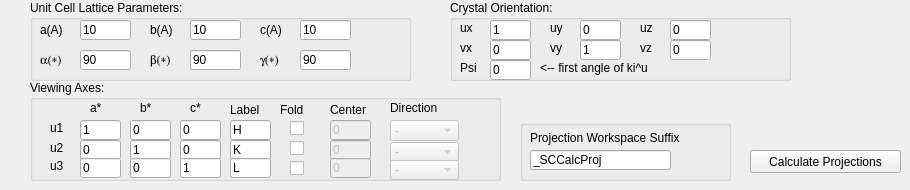
     <widget class="QWidget" name="SingleCrystalTab">
      <attribute name="title">
       <string>Single Crystal</string>
      </attribute>
      <widget class="QGroupBox" name="groupBoxViewingAxes">
       <property name="geometry">
        <rect>
         <x>30</x>
         <y>80</y>
         <width>471</width>
         <height>101</height>
        </rect>
       </property>
       <property name="title">
        <string>Viewing Axes:</string>
       </property>
       <widget class="QLineEdit" name="lineEditSCVAu2c">
        <property name="geometry">
         <rect>
          <x>150</x>
          <y>60</y>
          <width>41</width>
          <height>20</height>
         </rect>
        </property>
        <property name="text">
         <string>0</string>
        </property>
       </widget>
       <widget class="QLineEdit" name="lineEditSCVAu2a">
        <property name="geometry">
         <rect>
          <x>50</x>
          <y>60</y>
          <width>41</width>
          <height>20</height>
         </rect>
        </property>
        <property name="text">
         <string>0</string>
        </property>
       </widget>
       <widget class="QLabel" name="label_20">
        <property name="geometry">
         <rect>
          <x>20</x>
          <y>40</y>
          <width>21</width>
          <height>16</height>
         </rect>
        </property>
        <property name="text">
         <string>u1</string>
        </property>
       </widget>
       <widget class="QLineEdit" name="lineEditSCVAu1a">
        <property name="geometry">
         <rect>
          <x>50</x>
          <y>40</y>
          <width>41</width>
          <height>20</height>
         </rect>
        </property>
        <property name="text">
         <string>1</string>
        </property>
       </widget>
       <widget class="QLabel" name="label_19">
        <property name="geometry">
         <rect>
          <x>20</x>
          <y>60</y>
          <width>21</width>
          <height>16</height>
         </rect>
        </property>
        <property name="text">
         <string>u2</string>
        </property>
       </widget>
       <widget class="QLabel" name="label_21">
        <property name="geometry">
         <rect>
          <x>110</x>
          <y>20</y>
          <width>21</width>
          <height>16</height>
         </rect>
        </property>
        <property name="text">
         <string>b*</string>
        </property>
       </widget>
       <widget class="QLineEdit" name="lineEditSCVAu1c">
        <property name="geometry">
         <rect>
          <x>150</x>
          <y>40</y>
          <width>41</width>
          <height>20</height>
         </rect>
        </property>
        <property name="text">
         <string>0</string>
        </property>
       </widget>
       <widget class="QLabel" name="label_22">
        <property name="geometry">
         <rect>
          <x>160</x>
          <y>20</y>
          <width>21</width>
          <height>16</height>
         </rect>
        </property>
        <property name="text">
         <string>c*</string>
        </property>
       </widget>
       <widget class="QLineEdit" name="lineEditSCVAu2b">
        <property name="geometry">
         <rect>
          <x>100</x>
          <y>60</y>
          <width>41</width>
          <height>20</height>
         </rect>
        </property>
        <property name="text">
         <string>1</string>
        </property>
       </widget>
       <widget class="QLabel" name="label_23">
        <property name="geometry">
         <rect>
          <x>60</x>
          <y>20</y>
          <width>21</width>
          <height>16</height>
         </rect>
        </property>
        <property name="text">
         <string>a*</string>
        </property>
       </widget>
       <widget class="QLineEdit" name="lineEditSCVAu1b">
        <property name="geometry">
         <rect>
          <x>100</x>
          <y>40</y>
          <width>41</width>
          <height>20</height>
         </rect>
        </property>
        <property name="text">
         <string>0</string>
        </property>
       </widget>
       <widget class="QLabel" name="label_25">
        <property name="geometry">
         <rect>
          <x>200</x>
          <y>20</y>
          <width>51</width>
          <height>20</height>
         </rect>
        </property>
        <property name="text">
         <string>Label</string>
        </property>
       </widget>
       <widget class="QLineEdit" name="lineEditSCVAu2Label">
        <property name="geometry">
         <rect>
          <x>200</x>
          <y>60</y>
          <width>41</width>
          <height>20</height>
         </rect>
        </property>
        <property name="text">
         <string>K</string>
        </property>
       </widget>
       <widget class="QLineEdit" name="lineEditSCVAu1Label">
        <property name="geometry">
         <rect>
          <x>200</x>
          <y>40</y>
          <width>41</width>
          <height>20</height>
         </rect>
        </property>
        <property name="text">
         <string>H</string>
        </property>
       </widget>
       <widget class="QCheckBox" name="checkBoxSCVAu1Fold">
        <property name="enabled">
         <bool>true</bool>
        </property>
        <property name="geometry">
         <rect>
          <x>260</x>
          <y>40</y>
          <width>21</width>
          <height>17</height>
         </rect>
        </property>
        <property name="text">
         <string/>
        </property>
        <property name="tristate">
         <bool>false</bool>
        </property>
       </widget>
       <widget class="QCheckBox" name="checkBoxSCVAu2Fold">
        <property name="enabled">
         <bool>true</bool>
        </property>
        <property name="geometry">
         <rect>
          <x>260</x>
          <y>60</y>
          <width>21</width>
          <height>17</height>
         </rect>
        </property>
        <property name="text">
         <string/>
        </property>
       </widget>
       <widget class="QLabel" name="label_26">
        <property name="geometry">
         <rect>
          <x>250</x>
          <y>20</y>
          <width>51</width>
          <height>20</height>
         </rect>
        </property>
        <property name="text">
         <string>Fold</string>
        </property>
       </widget>
       <widget class="QLabel" name="label_27">
        <property name="geometry">
         <rect>
          <x>300</x>
          <y>20</y>
          <width>61</width>
          <height>20</height>
         </rect>
        </property>
        <property name="text">
         <string>Center</string>
        </property>
       </widget>
       <widget class="QLineEdit" name="lineEditSCVAu1Center">
        <property name="enabled">
         <bool>false</bool>
        </property>
        <property name="geometry">
         <rect>
          <x>300</x>
          <y>40</y>
          <width>41</width>
          <height>20</height>
         </rect>
        </property>
        <property name="text">
         <string>0</string>
        </property>
       </widget>
       <widget class="QLineEdit" name="lineEditSCVAu2Center">
        <property name="enabled">
         <bool>false</bool>
        </property>
        <property name="geometry">
         <rect>
          <x>300</x>
          <y>60</y>
          <width>41</width>
          <height>20</height>
         </rect>
        </property>
        <property name="text">
         <string>0</string>
        </property>
       </widget>
       <widget class="QLabel" name="label_28">
        <property name="geometry">
         <rect>
          <x>360</x>
          <y>20</y>
          <width>101</width>
          <height>16</height>
         </rect>
        </property>
        <property name="text">
         <string>Direction</string>
        </property>
       </widget>
       <widget class="QComboBox" name="comboBoxSCVAu1Direction">
        <property name="enabled">
         <bool>false</bool>
        </property>
        <property name="geometry">
         <rect>
          <x>360</x>
          <y>40</y>
          <width>69</width>
          <height>21</height>
         </rect>
        </property>
        <item>
         <property name="text">
          <string>-</string>
         </property>
        </item>
        <item>
         <property name="text">
          <string>Auto</string>
         </property>
        </item>
        <item>
         <property name="text">
          <string>+</string>
         </property>
        </item>
       </widget>
       <widget class="QComboBox" name="comboBoxSCVAu2Direction">
        <property name="enabled">
         <bool>false</bool>
        </property>
        <property name="geometry">
         <rect>
          <x>360</x>
          <y>62</y>
          <width>69</width>
          <height>20</height>
         </rect>
        </property>
        <item>
         <property name="text">
          <string>-</string>
         </property>
        </item>
        <item>
         <property name="text">
          <string>Auto</string>
         </property>
        </item>
        <item>
         <property name="text">
          <string>+</string>
         </property>
        </item>
       </widget>
       <widget class="QLineEdit" name="lineEditSCVAu3Label">
        <property name="geometry">
         <rect>
          <x>200</x>
          <y>78</y>
          <width>41</width>
          <height>20</height>
         </rect>
        </property>
        <property name="text">
         <string>L</string>
        </property>
       </widget>
       <widget class="QLineEdit" name="lineEditSCVAu3a">
        <property name="geometry">
         <rect>
          <x>50</x>
          <y>78</y>
          <width>41</width>
          <height>20</height>
         </rect>
        </property>
        <property name="text">
         <string>0</string>
        </property>
       </widget>
       <widget class="QCheckBox" name="checkBoxSCVAu3Fold">
        <property name="enabled">
         <bool>true</bool>
        </property>
        <property name="geometry">
         <rect>
          <x>260</x>
          <y>80</y>
          <width>21</width>
          <height>17</height>
         </rect>
        </property>
        <property name="text">
         <string/>
        </property>
       </widget>
       <widget class="QLabel" name="label_92">
        <property name="geometry">
         <rect>
          <x>20</x>
          <y>78</y>
          <width>21</width>
          <height>16</height>
         </rect>
        </property>
        <property name="text">
         <string>u3</string>
        </property>
       </widget>
       <widget class="QLineEdit" name="lineEditSCVAu3Center">
        <property name="enabled">
         <bool>false</bool>
        </property>
        <property name="geometry">
         <rect>
          <x>300</x>
          <y>78</y>
          <width>41</width>
          <height>20</height>
         </rect>
        </property>
        <property name="text">
         <string>0</string>
        </property>
       </widget>
       <widget class="QLineEdit" name="lineEditSCVAu3c">
        <property name="geometry">
         <rect>
          <x>150</x>
          <y>78</y>
          <width>41</width>
          <height>20</height>
         </rect>
        </property>
        <property name="text">
         <string>1</string>
        </property>
       </widget>
       <widget class="QLineEdit" name="lineEditSCVAu3b">
        <property name="geometry">
         <rect>
          <x>100</x>
          <y>78</y>
          <width>41</width>
          <height>20</height>
         </rect>
        </property>
        <property name="text">
         <string>0</string>
        </property>
       </widget>
       <widget class="QComboBox" name="comboBoxSCVAu3Direction">
        <property name="enabled">
         <bool>false</bool>
        </property>
        <property name="geometry">
         <rect>
          <x>360</x>
          <y>80</y>
          <width>69</width>
          <height>20</height>
         </rect>
        </property>
        <item>
         <property name="text">
          <string>-</string>
         </property>
        </item>
        <item>
         <property name="text">
          <string>Auto</string>
         </property>
        </item>
        <item>
         <property name="text">
          <string>+</string>
         </property>
        </item>
       </widget>
      </widget>
      <widget class="QGroupBox" name="groupBoxSCUnitCellLatticeParams">
       <property name="geometry">
        <rect>
         <x>30</x>
         <y>0</y>
         <width>381</width>
         <height>81</height>
        </rect>
       </property>
       <property name="title">
        <string>Unit Cell Lattice Parameters:</string>
       </property>
       <widget class="QLineEdit" name="lineEditUCa">
        <property name="geometry">
         <rect>
          <x>50</x>
          <y>20</y>
          <width>51</width>
          <height>20</height>
         </rect>
        </property>
        <property name="text">
         <string>10</string>
        </property>
       </widget>
       <widget class="QLineEdit" name="lineEditUCb">
        <property name="geometry">
         <rect>
          <x>160</x>
          <y>20</y>
          <width>51</width>
          <height>20</height>
         </rect>
        </property>
        <property name="text">
         <string>10</string>
        </property>
       </widget>
       <widget class="QLineEdit" name="lineEditUCc">
        <property name="geometry">
         <rect>
          <x>270</x>
          <y>20</y>
          <width>51</width>
          <height>20</height>
         </rect>
        </property>
        <property name="text">
         <string>10</string>
        </property>
       </widget>
       <widget class="QLabel" name="label_5">
        <property name="geometry">
         <rect>
          <x>10</x>
          <y>20</y>
          <width>41</width>
          <height>20</height>
         </rect>
        </property>
        <property name="text">
         <string>a(A)</string>
        </property>
       </widget>
       <widget class="QLabel" name="label_6">
        <property name="geometry">
         <rect>
          <x>120</x>
          <y>20</y>
          <width>41</width>
          <height>20</height>
         </rect>
        </property>
        <property name="text">
         <string>b(A)</string>
        </property>
       </widget>
       <widget class="QLabel" name="label_7">
        <property name="geometry">
         <rect>
          <x>230</x>
          <y>20</y>
          <width>41</width>
          <height>20</height>
         </rect>
        </property>
        <property name="text">
         <string>c(A)</string>
        </property>
       </widget>
       <widget class="QLabel" name="labelSCUCalpha">
        <property name="geometry">
         <rect>
          <x>10</x>
          <y>50</y>
          <width>41</width>
          <height>20</height>
         </rect>
        </property>
        <property name="font">
         <font>
          <family>Symbol</family>
         </font>
        </property>
        <property name="text">
         <string>a(*)</string>
        </property>
       </widget>
       <widget class="QLineEdit" name="lineEditUCbeta">
        <property name="geometry">
         <rect>
          <x>160</x>
          <y>50</y>
          <width>51</width>
          <height>20</height>
         </rect>
        </property>
        <property name="text">
         <string>90</string>
        </property>
       </widget>
       <widget class="QLabel" name="labelSCUCgamma">
        <property name="geometry">
         <rect>
          <x>230</x>
          <y>50</y>
          <width>41</width>
          <height>20</height>
         </rect>
        </property>
        <property name="font">
         <font>
          <family>Symbol</family>
         </font>
        </property>
        <property name="text">
         <string>g(*)</string>
        </property>
       </widget>
       <widget class="QLineEdit" name="lineEditUCgamma">
        <property name="geometry">
         <rect>
          <x>270</x>
          <y>50</y>
          <width>51</width>
          <height>20</height>
         </rect>
        </property>
        <property name="text">
         <string>90</string>
        </property>
       </widget>
       <widget class="QLineEdit" name="lineEditUCalpha">
        <property name="geometry">
         <rect>
          <x>50</x>
          <y>50</y>
          <width>51</width>
          <height>20</height>
         </rect>
        </property>
        <property name="text">
         <string>90</string>
        </property>
       </widget>
       <widget class="QLabel" name="labelSCUCbeta">
        <property name="geometry">
         <rect>
          <x>120</x>
          <y>50</y>
          <width>41</width>
          <height>20</height>
         </rect>
        </property>
        <property name="font">
         <font>
          <family>Symbol</family>
         </font>
        </property>
        <property name="text">
         <string>b(*)</string>
        </property>
       </widget>
      </widget>
      <widget class="QGroupBox" name="groupBoxSCCrystalOrientation">
       <property name="geometry">
        <rect>
         <x>450</x>
         <y>0</y>
         <width>341</width>
         <height>81</height>
        </rect>
       </property>
       <property name="title">
        <string>Crystal Orientation:</string>
       </property>
       <widget class="QLabel" name="label_11">
        <property name="geometry">
         <rect>
          <x>10</x>
          <y>20</y>
          <width>21</width>
          <height>16</height>
         </rect>
        </property>
        <property name="text">
         <string>ux</string>
        </property>
       </widget>
       <widget class="QLineEdit" name="lineEditSCCOux">
        <property name="geometry">
         <rect>
          <x>40</x>
          <y>20</y>
          <width>41</width>
          <height>20</height>
         </rect>
        </property>
        <property name="text">
         <string>1</string>
        </property>
       </widget>
       <widget class="QLabel" name="label_12">
        <property name="geometry">
         <rect>
          <x>100</x>
          <y>20</y>
          <width>21</width>
          <height>16</height>
         </rect>
        </property>
        <property name="text">
         <string>uy</string>
        </property>
       </widget>
       <widget class="QLineEdit" name="lineEditSCCOuy">
        <property name="geometry">
         <rect>
          <x>130</x>
          <y>20</y>
          <width>41</width>
          <height>20</height>
         </rect>
        </property>
        <property name="text">
         <string>0</string>
        </property>
       </widget>
       <widget class="QLabel" name="label_13">
        <property name="geometry">
         <rect>
          <x>190</x>
          <y>20</y>
          <width>21</width>
          <height>16</height>
         </rect>
        </property>
        <property name="text">
         <string>uz</string>
        </property>
       </widget>
       <widget class="QLineEdit" name="lineEditSCCOuz">
        <property name="geometry">
         <rect>
          <x>220</x>
          <y>20</y>
          <width>41</width>
          <height>20</height>
         </rect>
        </property>
        <property name="text">
         <string>0</string>
        </property>
       </widget>
       <widget class="QLabel" name="label_14">
        <property name="geometry">
         <rect>
          <x>10</x>
          <y>40</y>
          <width>21</width>
          <height>16</height>
         </rect>
        </property>
        <property name="text">
         <string>vx</string>
        </property>
       </widget>
       <widget class="QLineEdit" name="lineEditSCCOvx">
        <property name="geometry">
         <rect>
          <x>40</x>
          <y>40</y>
          <width>41</width>
          <height>20</height>
         </rect>
        </property>
        <property name="text">
         <string>0</string>
        </property>
       </widget>
       <widget class="QLabel" name="label_15">
        <property name="geometry">
         <rect>
          <x>100</x>
          <y>40</y>
          <width>21</width>
          <height>16</height>
         </rect>
        </property>
        <property name="text">
         <string>vy</string>
        </property>
       </widget>
       <widget class="QLineEdit" name="lineEditSCCOvy">
        <property name="geometry">
         <rect>
          <x>130</x>
          <y>40</y>
          <width>41</width>
          <height>20</height>
         </rect>
        </property>
        <property name="text">
         <string>1</string>
        </property>
       </widget>
       <widget class="QLabel" name="label_16">
        <property name="geometry">
         <rect>
          <x>190</x>
          <y>40</y>
          <width>21</width>
          <height>16</height>
         </rect>
        </property>
        <property name="text">
         <string>vz</string>
        </property>
       </widget>
       <widget class="QLineEdit" name="lineEditSCCOvz">
        <property name="geometry">
         <rect>
          <x>220</x>
          <y>40</y>
          <width>41</width>
          <height>20</height>
         </rect>
        </property>
        <property name="text">
         <string>0</string>
        </property>
       </widget>
       <widget class="QLabel" name="label_17">
        <property name="geometry">
         <rect>
          <x>10</x>
          <y>60</y>
          <width>21</width>
          <height>16</height>
         </rect>
        </property>
        <property name="text">
         <string>Psi</string>
        </property>
       </widget>
       <widget class="QLineEdit" name="lineEditSCCOPsi">
        <property name="geometry">
         <rect>
          <x>40</x>
          <y>60</y>
          <width>41</width>
          <height>20</height>
         </rect>
        </property>
        <property name="text">
         <string>0</string>
        </property>
       </widget>
       <widget class="QLabel" name="label_18">
        <property name="geometry">
         <rect>
          <x>90</x>
          <y>60</y>
          <width>161</width>
          <height>16</height>
         </rect>
        </property>
        <property name="text">
         <string>&lt;-- first angle of ki^u</string>
        </property>
       </widget>
      </widget>
      <widget class="QPushButton" name="pushButtonSCCalcProj">
       <property name="geometry">
        <rect>
         <x>750</x>
         <y>150</y>
         <width>151</width>
         <height>23</height>
        </rect>
       </property>
       <property name="text">
        <string>Calculate Projections</string>
       </property>
      </widget>
      <widget class="QGroupBox" name="groupBox_4">
       <property name="geometry">
        <rect>
         <x>520</x>
         <y>120</y>
         <width>211</width>
         <height>61</height>
        </rect>
       </property>
       <property name="title">
        <string/>
       </property>
       <widget class="QLineEdit" name="lineEditSCWorkspaceSuffix">
        <property name="geometry">
         <rect>
          <x>10</x>
          <y>30</y>
          <width>141</width>
          <height>20</height>
         </rect>
        </property>
        <property name="text">
         <string>_SCCalcProj</string>
        </property>
       </widget>
       <widget class="QLabel" name="label_107">
        <property name="geometry">
         <rect>
          <x>10</x>
          <y>10</y>
          <width>201</width>
          <height>16</height>
         </rect>
        </property>
        <property name="text">
         <string>Projection Workspace Suffix</string>
        </property>
       </widget>
      </widget>
     </widget>
